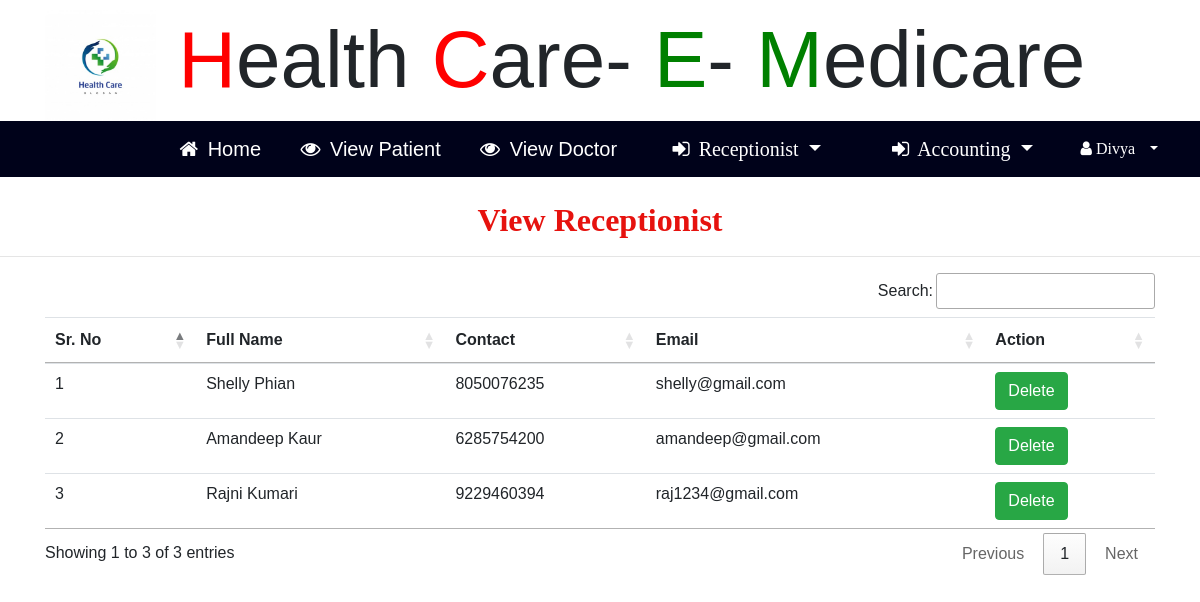
Page /view_receptionist (signed in) on the committed database.
### hopital/models.py (models this page shows, shortened)
class Signup_User(models.Model):
    user = models.ForeignKey(User,on_delete=models.CASCADE,null=True)
    mobile = models.IntegerField(null=True)
    image = models.FileField(null=True)
    reg = models.CharField(max_length=30,null=True)

### hopital/views.py (the view)
# urls.py: path('view_receptionist',View_Res,name="view_receptionist"),
def View_Res(request):
    if not request.user.is_authenticated:
        return redirect('login_user')
    doc = Signup_User.objects.filter(reg="res").all()
    d = {'res':doc}
    return render(request,'view_receptionist.html',d)

### hopital/templates/view_receptionist.html (shortened to what this page needs)
{% include 'hr_nav.html' %}
{% block body %}
<link rel="stylesheet" href="https://cdn.datatables.net/1.10.20/css/jquery.dataTables.min.css">
<link rel="stylesheet" href="https://cdn.datatables.net/buttons/1.6.1/css/buttons.dataTables.min.css">
<center><h2 style = "font-family : 'Monotype Corsiva' ; color : #E6120E ; font-weight : bold;margin-top:2%">
    View Receptionist</h2></center><hr>
 <div class="container">
<table class="table table-hover" id="example">
  <thead>
  <tr>
    <th>Sr. No</th>
    <th>Full Name</th>
    <th>Contact</th>
    <th>Email</th>
    <th>Action</th>
  </tr>
  </thead>
   <tbody>
{% for i in res %}
  <tr>
      <td>{{forloop.counter}}</td>
    <td>{{i.user.first_name}} {{i.user.last_name}}</td>
    <td>{{i.mobile}}</td>
    <td>{{i.user.email}}</td>
      <td>
    <a href="{% url 'delete_resc' i.id %}"><button class="btn btn-success" onclick="return confirm('Are you sure?')">Delete</button></a>
    </td>
  </tr>
   {% endfor %}
    </tbody>
</table>
 </div>
{% endblock %}

### hopital/templates/hr_nav.html (shortened to what this page needs)
<!DOCTYPE html>
{% load static %}
<html>
<head>
<link rel="stylesheet" href="https://cdnjs.cloudflare.com/ajax/libs/font-awesome/4.7.0/css/font-awesome.min.css">
<link rel="stylesheet" href="https://stackpath.bootstrapcdn.com/bootstrap/4.5.0/css/bootstrap.min.css">
    <link rel="stylesheet" href="https://cdn.datatables.net/1.10.21/css/jquery.dataTables.min.css">
<link rel="stylesheet" href="https://cdn.datatables.net/buttons/1.6.2/css/buttons.dataTables.min.css">
</head>
<body>
<div class="container" style="font-size:80px;padding:-30px">
        <img src="{% static 'images/hospital11.jpg' %}" style="width:10%;height:-200px" alt=" ">
                        <span style="color:red">H</span>ealth
						<span style="color:red">C</span>are-
						<span style="color:green">E</span>-
            <span style="color:green">M</span>edicare
</div>
<div style="margin:0px;padding:0">
    <div style="margin-left:0;background-color:#00021a">
    <nav class="navbar navbar-expand-lg navbar-light" style="margin:0px;background-color:#00021a">
  <a class="navbar-brand" href="{% url 'admin_home' %}" style="color:white;margin-left:14%"><i class="fa fa-home" style="margin-right:4px"></i> Home </a>
  <a class="navbar-brand" href="{% url 'view_patient' %}" style="color:white;margin-left:2%"><i class="fa fa-eye" style="margin-right:4px"></i> View Patient</a>
  <a class="navbar-brand" href="{% url 'view_doctor' %}" style="color:white;margin-left:2%"><i class="fa fa-eye" style="margin-right:4px"></i> View Doctor</a>
        <span class="nav-item dropdown" style="margin-left:2%;color:white;font-family:'Times New Roman'">
        <a class="nav-link dropdown-toggle navbar-brand" style="color:white" href="#" id="navbarDropdown" role="button" data-toggle="dropdown" aria-haspopup="true" aria-expanded="false">
          <i class="fa fa-sign-in" style="margin-right:4px"></i> Receptionist
        </a>
                  </span>
        <span class="nav-item dropdown" style="margin-left:2%;color:white;font-family:'Times New Roman'">
        <a class="nav-link dropdown-toggle navbar-brand" style="color:white" href="#" id="navbarDropdown" role="button" data-toggle="dropdown" aria-haspopup="true" aria-expanded="false">
          <i class="fa fa-sign-in" style="margin-right:4px"></i> Accounting
        </a>
                  </span>
  <div class="collapse navbar-collapse nav justify-content-end"  id="navbarNavDropdown" style="margin-right:4%">
  <li class="nav-item dropdown" style="color:white">
        <a class="nav-link dropdown-toggle" style="color:white" href="#" id="navbarDropdown" role="button" data-toggle="dropdown" aria-haspopup="true" aria-expanded="false">
          <i class="fa fa-user" style="margin-right:6px"> {{request.user.username}}</i>
        </a>
      </li>
  </div></nav></div>
</div>
</body>
</html>

### hopital/templates/hr_nav.html (style rules this page uses)
body { font-family: "Lato", sans-serif; }
body { margin:0;font-family:Arial }
.dropdown { float:right; }

### rows in the picture
Signup_User: user.first_name "Shelly", user.last_name "Phian", mobile "8050076235", user.email "shelly@gmail.com"
Signup_User: user.first_name "Amandeep", user.last_name "Kaur", mobile "6285754200", user.email "amandeep@gmail.com"
Signup_User: user.first_name "Rajni", user.last_name "Kumari", mobile "9229460394", user.email "raj1234@gmail.com"

### other values in the picture
{{ request.user.username }} "Divya"
